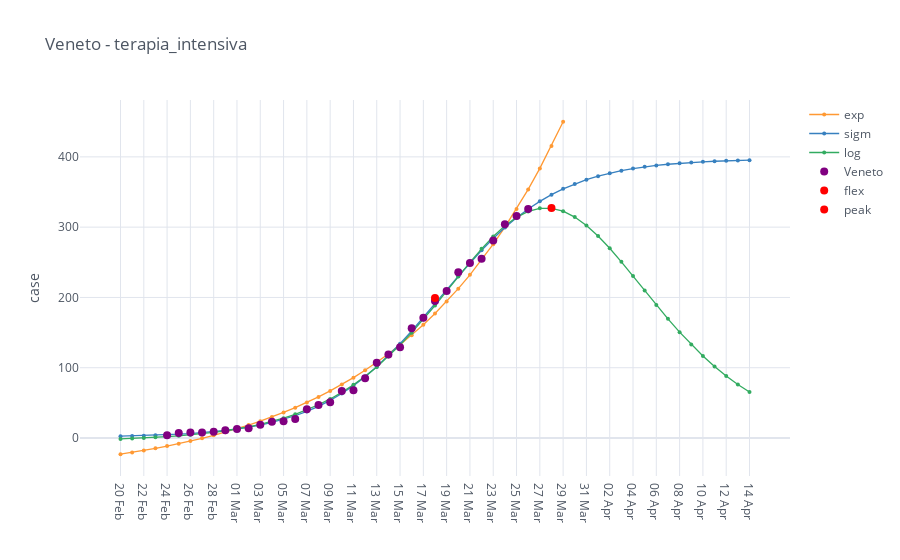

Here is the notebook cell this chart was saved with:
### Code cell
%load_ext autoreload
%autoreload 2

import cufflinks as cf
cf.go_offline()
cf.set_config_file(offline=False, world_readable=True)
import mytools.plot as mpl
import mytools.dataio as io


region = 'Veneto'
category = 'terapia_intensiva'

regions = io.italy_load_regions([region])

intensive = io.italy_regions_filter_by_category(regions, category)

mpl.iplot_analysis_plot(intensive, title=region+' - '+category)

### Figure 1 — Plotly figure (JSON) as saved in the notebook; plotly's stock layout.template omitted (floating-point values rounded to 4 significant figures)
{"data": [{"line": {"color": "rgba(255, 153, 51, 1.0)", "dash": "solid", "shape": "linear", "width": 1.3}, "marker": {"size": 4, "symbol": "circle"}, "mode": "lines+markers", "name": "exp", "text": "", "type": "scatter", "x": ["20 Feb", "21 Feb", "22 Feb", "23 Feb", "24 Feb", "25 Feb", "26 Feb", "27 Feb", "28 Feb", "29 Feb", "01 Mar", "02 Mar", "03 Mar", "04 Mar", "05 Mar", "06 Mar", "07 Mar", "08 Mar", "09 Mar", "10 Mar", "11 Mar", "12 Mar", "13 Mar", "14 Mar", "15 Mar", "16 Mar", "17 Mar", "18 Mar", "19 Mar", "20 Mar", "21 Mar", "22 Mar", "23 Mar", "24 Mar", "25 Mar", "26 Mar", "27 Mar", "28 Mar", "29 Mar", "30 Mar", "31 Mar", "01 Apr", "02 Apr", "03 Apr", "04 Apr", "05 Apr", "06 Apr", "07 Apr", "08 Apr", "09 Apr", "10 Apr", "11 Apr", "12 Apr", "13 Apr", "14 Apr"], "y": [-23.02, -20.43, -17.65, -14.67, -11.48, -8.057, -4.385, -0.4478, 3.774, 8.302, 13.16, 18.36, 23.95, 29.93, 36.35, 43.24, 50.62, 58.54, 67.03, 76.13, 85.89, 96.36, 107.6, 119.6, 132.5, 146.4, 161.2, 177.1, 194.2, 212.5, 232.1, 253.2, 275.7, 299.9, 325.9, 353.7, 383.6, 415.6, 449.9, "", "", "", "", "", "", "", "", "", "", "", "", "", "", "", ""]}, {"line": {"color": "rgba(55, 128, 191, 1.0)", "dash": "solid", "shape": "linear", "width": 1.3}, "marker": {"size": 4, "symbol": "circle"}, "mode": "lines+markers", "name": "sigm", "text": "", "type": "scatter", "x": ["20 Feb", "21 Feb", "22 Feb", "23 Feb", "24 Feb", "25 Feb", "26 Feb", "27 Feb", "28 Feb", "29 Feb", "01 Mar", "02 Mar", "03 Mar", "04 Mar", "05 Mar", "06 Mar", "07 Mar", "08 Mar", "09 Mar", "10 Mar", "11 Mar", "12 Mar", "13 Mar", "14 Mar", "15 Mar", "16 Mar", "17 Mar", "18 Mar", "19 Mar", "20 Mar", "21 Mar", "22 Mar", "23 Mar", "24 Mar", "25 Mar", "26 Mar", "27 Mar", "28 Mar", "29 Mar", "30 Mar", "31 Mar", "01 Apr", "02 Apr", "03 Apr", "04 Apr", "05 Apr", "06 Apr", "07 Apr", "08 Apr", "09 Apr", "10 Apr", "11 Apr", "12 Apr", "13 Apr", "14 Apr"], "y": [2.587, 2.953, 3.399, 3.942, 4.603, 5.407, 6.384, 7.57, 9.008, 10.75, 12.85, 15.39, 18.44, 22.1, 26.48, 31.68, 37.84, 45.08, 53.53, 63.31, 74.52, 87.23, 101.4, 117.1, 134.2, 152.3, 171.4, 191.0, 210.7, 230.2, 249.1, 267.1, 283.9, 299.4, 313.3, 325.8, 336.7, 346.3, 354.5, 361.5, 367.5, 372.6, 376.8, 380.4, 383.3, 385.8, 387.8, 389.5, 390.9, 392.0, 393.0, 393.7, 394.4, 394.9, 395.3]}, {"line": {"color": "rgba(50, 171, 96, 1.0)", "dash": "solid", "shape": "linear", "width": 1.3}, "marker": {"size": 4, "symbol": "circle"}, "mode": "lines+markers", "name": "log", "text": "", "type": "scatter", "x": ["20 Feb", "21 Feb", "22 Feb", "23 Feb", "24 Feb", "25 Feb", "26 Feb", "27 Feb", "28 Feb", "29 Feb", "01 Mar", "02 Mar", "03 Mar", "04 Mar", "05 Mar", "06 Mar", "07 Mar", "08 Mar", "09 Mar", "10 Mar", "11 Mar", "12 Mar", "13 Mar", "14 Mar", "15 Mar", "16 Mar", "17 Mar", "18 Mar", "19 Mar", "20 Mar", "21 Mar", "22 Mar", "23 Mar", "24 Mar", "25 Mar", "26 Mar", "27 Mar", "28 Mar", "29 Mar", "30 Mar", "31 Mar", "01 Apr", "02 Apr", "03 Apr", "04 Apr", "05 Apr", "06 Apr", "07 Apr", "08 Apr", "09 Apr", "10 Apr", "11 Apr", "12 Apr", "13 Apr", "14 Apr"], "y": [-1.252, -0.6218, 0.1179, 0.9851, 2.001, 3.192, 4.586, 6.216, 8.122, 10.35, 12.94, 15.97, 19.49, 23.57, 28.3, 33.77, 40.07, 47.31, 55.59, 65.02, 75.69, 87.7, 101.1, 116.0, 132.2, 149.9, 168.7, 188.5, 209.0, 229.6, 249.9, 269.2, 286.7, 301.9, 314.0, 322.4, 326.8, 326.9, 322.7, 314.4, 302.4, 287.4, 269.9, 250.7, 230.5, 209.8, 189.4, 169.5, 150.6, 132.9, 116.6, 101.7, 88.22, 76.15, 65.43]}, {"line": {"color": "rgba(128, 0, 128, 1.0)", "dash": "solid", "shape": "linear", "width": 1.3}, "marker": {"size": 8, "symbol": "circle"}, "mode": "markers", "name": "Veneto", "text": "", "type": "scatter", "x": ["20 Feb", "21 Feb", "22 Feb", "23 Feb", "24 Feb", "25 Feb", "26 Feb", "27 Feb", "28 Feb", "29 Feb", "01 Mar", "02 Mar", "03 Mar", "04 Mar", "05 Mar", "06 Mar", "07 Mar", "08 Mar", "09 Mar", "10 Mar", "11 Mar", "12 Mar", "13 Mar", "14 Mar", "15 Mar", "16 Mar", "17 Mar", "18 Mar", "19 Mar", "20 Mar", "21 Mar", "22 Mar", "23 Mar", "24 Mar", "25 Mar", "26 Mar", "27 Mar", "28 Mar", "29 Mar", "30 Mar", "31 Mar", "01 Apr", "02 Apr", "03 Apr", "04 Apr", "05 Apr", "06 Apr", "07 Apr", "08 Apr", "09 Apr", "10 Apr", "11 Apr", "12 Apr", "13 Apr", "14 Apr"], "y": ["", "", "", "", 4.0, 7.0, 8.0, 8.0, 9.0, 11.0, 13.0, 14.0, 19.0, 23.0, 24.0, 27.0, 41.0, 47.0, 51.0, 67.0, 68.0, 85.0, 107.0, 119.0, 129.0, 156.0, 171.0, 195.0, 209.0, 236.0, 249.0, 255.0, 281.0, 304.0, 316.0, 326.0, "", "", "", "", "", "", "", "", "", "", "", "", "", "", "", "", "", "", ""]}, {"marker": {"color": "rgba(255, 0, 0, 125)", "size": 8}, "mode": "markers", "name": "flex", "type": "scatter", "x": ["18 Mar"], "y": [199.1]}, {"marker": {"color": "rgba(255, 0, 0, 125)", "size": 8}, "mode": "markers", "name": "peak", "type": "scatter", "x": ["28 Mar"], "y": [327.4]}], "layout": {"legend": {"bgcolor": "#FFFFFF", "font": {"color": "#4D5663"}}, "paper_bgcolor": "#FFFFFF", "plot_bgcolor": "#FFFFFF", "title": {"font": {"color": "#4D5663"}, "text": "Veneto - terapia_intensiva"}, "xaxis": {"gridcolor": "#E1E5ED", "showgrid": true, "tickfont": {"color": "#4D5663"}, "title": {"font": {"color": "#4D5663"}, "text": ""}, "zerolinecolor": "#E1E5ED"}, "yaxis": {"gridcolor": "#E1E5ED", "showgrid": true, "tickfont": {"color": "#4D5663"}, "title": {"font": {"color": "#4D5663"}, "text": "case"}, "zerolinecolor": "#E1E5ED"}}}
